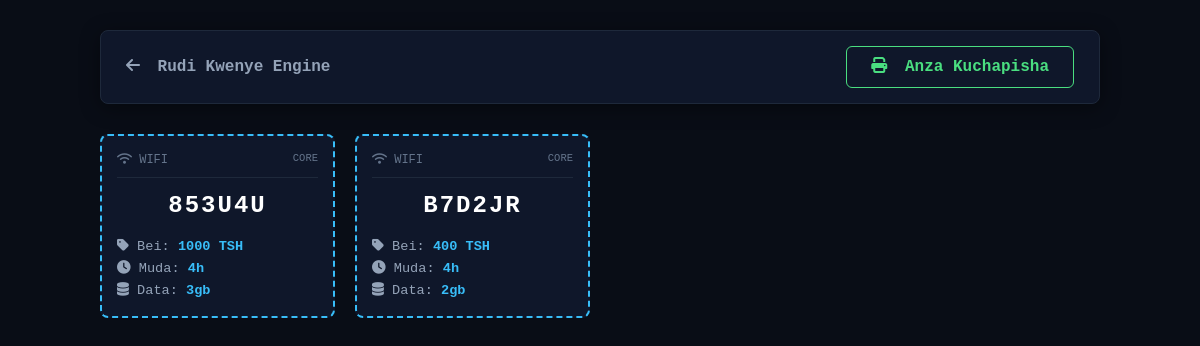
The page /print-vouchers (signed in) on the database its author committed.
### models.py (models this page shows)
class Voucher(Base):
    __tablename__ = "vouchers"
    id = Column(Integer, primary_key=True, index=True)
    code = Column(String, unique=True, index=True)
    profile = Column(String)
    price = Column(Integer)
    uptime = Column(String)
    data_limit = Column(String)
    status = Column(String, default="unused")
    used_by = Column(String, default="")
    created_at = Column(DateTime, default=datetime.now)
    expires_at = Column(DateTime, nullable=True)

### main.py (the view)
@app.get("/print-vouchers")
@login_required
def print_vouchers(request: Request):
    return templates.TemplateResponse(
        request=request,
        name="print_vouchers.html",
        context={"request": request, "vouchers": VoucherService.get_all_vouchers()}
    )

### templates/print_vouchers.html (shortened to what this page needs)
<!DOCTYPE html>
<html lang="sw">
<head>
    <link href="https://cdn.jsdelivr.net/npm/bootstrap@5.3.0/dist/css/bootstrap.min.css" rel="stylesheet">
    <link rel="stylesheet" href="https://cdnjs.cloudflare.com/ajax/libs/font-awesome/6.4.0/css/all.min.css">
</head>
<body>
    <div class="control-panel d-flex justify-content-between align-items-center">
        <a href="/vouchers" class="btn-back fw-bold"><i class="fa-solid fa-arrow-left me-2"></i> Rudi Kwenye Engine</a>
        <button onclick="window.print()" class="btn btn-neon-green px-4 py-2"><i class="fa-solid fa-print me-2"></i> Anza Kuchapisha</button>
    </div>
    <div class="voucher-grid">
        {% for v in vouchers %}
        <div class="voucher-card">
            <div class="voucher-header d-flex justify-content-between">
                <span><i class="fa-solid fa-wifi"></i> WiFi</span>
                <small>CORE</small>
            </div>
            <div class="voucher-code text-center">{{ v.code }}</div>
            <div class="voucher-details">
                <div><i class="fa-solid fa-tag"></i> Bei: <span>{{ v.price if v.price else "0" }} TSH</span></div>
                <div><i class="fa-solid fa-clock"></i> Muda: <span>{{ v.uptime or "N/A" }}</span></div>
                <div><i class="fa-solid fa-database"></i> Data: <span>{{ v.data_limit or "N/A" }}</span></div>
            </div>
        </div>
        {% else %}
        <div class="text-center text-muted w-100 py-5">Hakuna vocha za kuchapisha.</div>
        {% endfor %}
    </div>
</body>
</html>

### templates/print_vouchers.html (style rules this page uses)
body { background-color: #090d16; font-family: 'JetBrains Mono', monospace; color: #e2e8f0; padding: 30px 15px; }
.control-panel { max-width: 1000px; margin: 0 auto 30px auto; background: #0f172a; border: 1px solid #1e293b; padding: 15px 25px; border-radius: 8px; box-shadow: 0 4px 20px rgba(0, 0, 0, 0.4); }
.btn-back { color: #94a3b8; text-decoration: none; transition: 0.3s; }
.btn-neon-green { border: 1px solid #4ade80; color: #4ade80; background: transparent; font-weight: bold; }
.voucher-grid { display: grid; grid-template-columns: repeat(auto-fill, minmax(220px, 1fr)); gap: 20px; max-width: 1000px; margin: 0 auto; }
.voucher-card { background: #0f172a; border: 2px dashed #38bdf8; border-radius: 8px; padding: 15px; position: relative; }
.voucher-header { border-bottom: 1px solid #1e293b; padding-bottom: 8px; margin-bottom: 10px; color: #64748b; font-size: 0.75rem; text-transform: uppercase; }
.voucher-code { font-size: 1.5rem; font-weight: 800; color: #fff; letter-spacing: 2px; margin-bottom: 12px; }
.voucher-details { font-size: 0.85rem; color: #94a3b8; line-height: 1.6; }
.voucher-details span { color: #38bdf8; font-weight: bold; }

### rows shown on the page
Voucher: code "853U4U", price "1000", uptime "4h", data_limit "3gb"
Voucher: code "B7D2JR", price "400", uptime "4h", data_limit "2gb"
